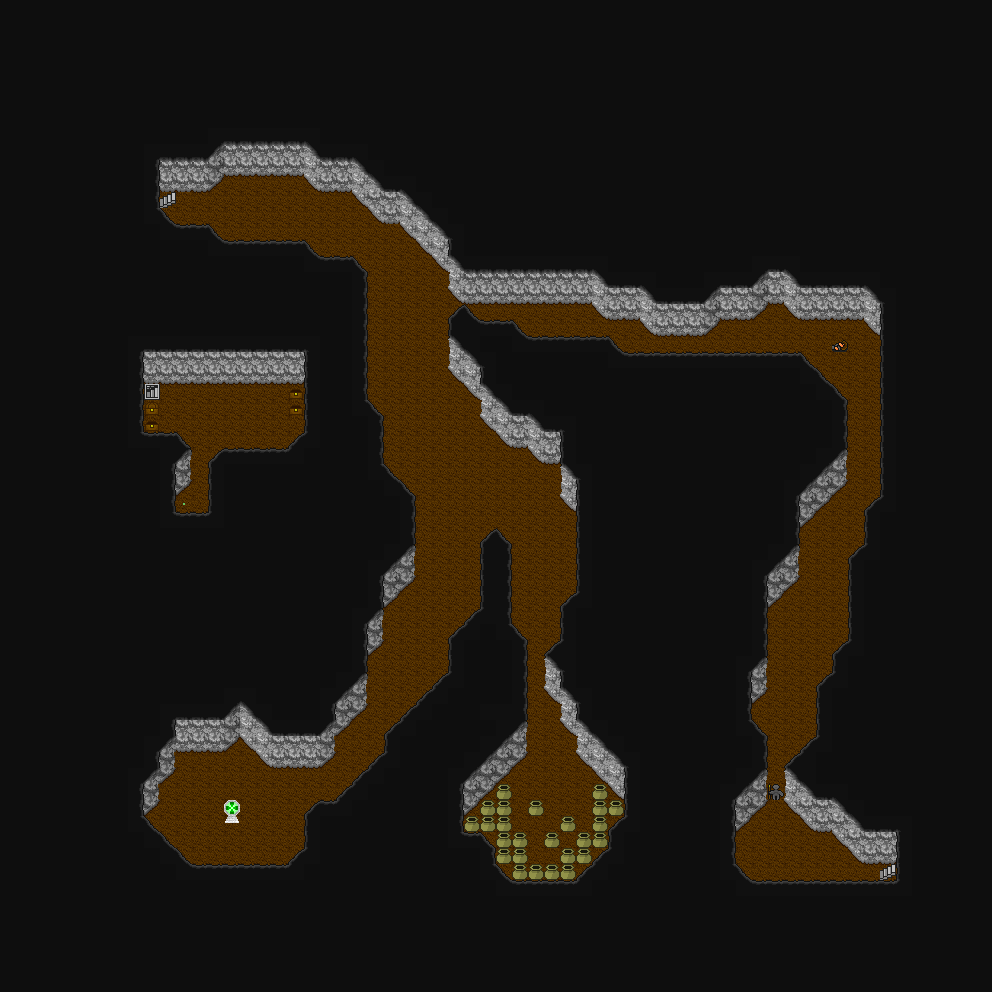

A level layout from a 2D game, rendered from its tile map. Below: a short description, then the map file with tile-grid data replaced by summaries:
An orthogonal 62x62 tile map with 16x16 px tiles, 4 tile layers (map, bmap, fmap, shadows), 1 hidden layer not drawn, 4 tilesets and 38 objects (16x zone, 11x entity, 10x marker, bounds).

<map version="1.10" tiledversion="1.10.2" orientation="orthogonal" renderorder="right-down" width="62" height="62" tilewidth="16" tileheight="16" infinite="0" backgroundcolor="#0e0e0e" nextlayerid="10" nextobjectid="39">
 <properties>
  <property name="can_save" value="0" />
  <property name="can_warp" value="0" />
  <property name="map_mode" value="0" />
  <property name="map_no" value="3" />
  <property name="pdiv" value="0" />
  <property name="pmult" value="0" />
  <property name="song_file" value="dag_4.xm" />
  <property name="stx" value="10" />
  <property name="sty" value="12" />
  <property name="tileset" value="3" />
  <property name="use_sstone" value="0" />
  <property name="warpx" value="10" />
  <property name="warpy" value="12" />
  <property name="zero_zone" value="1" />
 </properties>
 <tileset firstgid="1" source="cave.tsx" />
 <tileset firstgid="501" source="entities.tsx" />
 <tileset firstgid="1473" source="misc.tsx" />
 <tileset firstgid="1773" source="obstacles.tsx" />
 <layer id="1" name="map" width="62" height="62">
  <data>[3844 cells, 1129 non-empty, 25 distinct tile ids]</data>
 </layer>
 <layer id="2" name="bmap" width="62" height="62">
  <data>[3844 cells, 32 non-empty, 5 distinct tile ids]</data>
 </layer>
 <objectgroup color="#ff00ff" id="3" name="entities">
  <object id="1" name="Entity 0" type="entity" gid="957" x="656" y="208" width="16" height="16">
   <properties>
    <property name="active" value="0" />
    <property name="atype" value="0" />
    <property name="chasing" value="0" />
    <property name="chrx" value="38" />
    <property name="cmd" value="0" />
    <property name="cmdnum" value="0" />
    <property name="delay" value="50" />
    <property name="delayctr" value="0" />
    <property name="eid" value="255" />
    <property name="facehero" value="0" />
    <property name="facing" value="0" />
    <property name="framectr" value="0" />
    <property name="movcnt" value="0" />
    <property name="movemode" value="0" />
    <property name="moving" value="0" />
    <property name="obsmode" value="1" />
    <property name="scount" value="0" />
    <property name="script" value="" />
    <property name="sidx" value="0" />
    <property name="snapback" value="0" />
    <property name="speed" value="3" />
    <property name="transl" value="1" />
   </properties>
  </object>
  <object id="2" name="Entity 1" type="entity" gid="957" x="704" y="448" width="16" height="16">
   <properties>
    <property name="active" value="0" />
    <property name="atype" value="0" />
    <property name="chasing" value="0" />
    <property name="chrx" value="38" />
    <property name="cmd" value="0" />
    <property name="cmdnum" value="0" />
    <property name="delay" value="50" />
    <property name="delayctr" value="0" />
    <property name="eid" value="255" />
    <property name="facehero" value="0" />
    <property name="facing" value="0" />
    <property name="framectr" value="0" />
    <property name="movcnt" value="0" />
    <property name="movemode" value="0" />
    <property name="moving" value="0" />
    <property name="obsmode" value="1" />
    <property name="scount" value="0" />
    <property name="script" value="" />
    <property name="sidx" value="0" />
    <property name="snapback" value="0" />
    <property name="speed" value="3" />
    <property name="transl" value="1" />
   </properties>
  </object>
  <object id="3" name="Entity 2" type="entity" gid="957" x="672" y="528" width="16" height="16">
   <properties>
    <property name="active" value="0" />
    <property name="atype" value="0" />
    <property name="chasing" value="0" />
    <property name="chrx" value="38" />
    <property name="cmd" value="0" />
    <property name="cmdnum" value="0" />
    <property name="delay" value="50" />
    <property name="delayctr" value="0" />
    <property name="eid" value="255" />
    <property name="facehero" value="0" />
    <property name="facing" value="0" />
    <property name="framectr" value="0" />
    <property name="movcnt" value="0" />
    <property name="movemode" value="0" />
    <property name="moving" value="0" />
    <property name="obsmode" value="1" />
    <property name="scount" value="0" />
    <property name="script" value="" />
    <property name="sidx" value="0" />
    <property name="snapback" value="0" />
    <property name="speed" value="3" />
    <property name="transl" value="1" />
   </properties>
  </object>
  <object id="4" name="Entity 3" type="entity" gid="957" x="672" y="528" width="16" height="16">
   <properties>
    <property name="active" value="0" />
    <property name="atype" value="0" />
    <property name="chasing" value="0" />
    <property name="chrx" value="38" />
    <property name="cmd" value="0" />
    <property name="cmdnum" value="0" />
    <property name="delay" value="50" />
    <property name="delayctr" value="0" />
    <property name="eid" value="255" />
    <property name="facehero" value="0" />
    <property name="facing" value="0" />
    <property name="framectr" value="0" />
    <property name="movcnt" value="0" />
    <property name="movemode" value="0" />
    <property name="moving" value="0" />
    <property name="obsmode" value="1" />
    <property name="scount" value="0" />
    <property name="script" value="" />
    <property name="sidx" value="0" />
    <property name="snapback" value="0" />
    <property name="speed" value="3" />
    <property name="transl" value="1" />
   </properties>
  </object>
  <object id="5" name="Entity 4" type="entity" gid="957" x="672" y="528" width="16" height="16">
   <properties>
    <property name="active" value="0" />
    <property name="atype" value="0" />
    <property name="chasing" value="0" />
    <property name="chrx" value="38" />
    <property name="cmd" value="0" />
    <property name="cmdnum" value="0" />
    <property name="delay" value="50" />
    <property name="delayctr" value="0" />
    <property name="eid" value="255" />
    <property name="facehero" value="0" />
    <property name="facing" value="0" />
    <property name="framectr" value="0" />
    <property name="movcnt" value="0" />
    <property name="movemode" value="0" />
    <property name="moving" value="0" />
    <property name="obsmode" value="1" />
    <property name="scount" value="0" />
    <property name="script" value="" />
    <property name="sidx" value="0" />
    <property name="snapback" value="0" />
    <property name="speed" value="3" />
    <property name="transl" value="1" />
   </properties>
  </object>
  </objectgroup>
 <layer id="4" name="fmap" width="62" height="62">
  <data>[3844 cells, 191 non-empty, 12 distinct tile ids]</data>
 </layer>
 <layer id="5" name="shadows" width="62" height="62" opacity="0.5">
  <data>[3844 cells, 0 non-empty, 0 distinct tile ids]</data>
 </layer>
 <layer id="6" name="obstacles" width="62" height="62" visible="0" opacity="0.5">
  <data>[3844 cells, 374 non-empty, 1 distinct tile ids]</data>
 </layer>
 <objectgroup color="#008000" id="7" name="zones">
  <!-- 16 objects omitted --></objectgroup>
 <objectgroup color="#ffff00" id="8" name="markers">
  <!-- 10 objects omitted --></objectgroup>
 <objectgroup color="#0000ff" id="9" name="bounds">
  <!-- 1 objects omitted --></objectgroup>
</map>
<!-- 33 of 38 objects omitted -->
